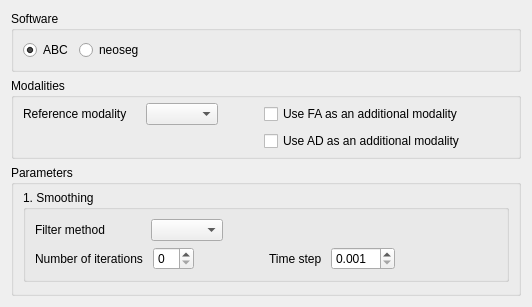
      <widget class="QWidget" name="tabTissueSeg">
       <attribute name="title">
        <string>Tissue Segmentation</string>
       </attribute>
       <layout class="QGridLayout" name="gridLayout_11">
        <item row="0" column="0">
         <widget class="QGroupBox" name="groupBox_11">
          <property name="title">
           <string>Software</string>
          </property>
          <layout class="QHBoxLayout" name="horizontalLayout_22">
           <item>
            <widget class="QRadioButton" name="radioABC">
             <property name="text">
              <string>ABC</string>
             </property>
             <property name="checked">
              <bool>true</bool>
             </property>
            </widget>
           </item>
           <item>
            <widget class="QRadioButton" name="radioNeoseg">
             <property name="text">
              <string>neoseg</string>
             </property>
            </widget>
           </item>
           <item>
            <spacer name="horizontalSpacer_3">
             <property name="orientation">
              <enum>Qt::Horizontal</enum>
             </property>
             <property name="sizeHint" stdset="0">
              <size>
               <width>40</width>
               <height>20</height>
              </size>
             </property>
            </spacer>
           </item>
          </layout>
         </widget>
        </item>
        <item row="1" column="0">
         <widget class="QGroupBox" name="neosegModalities_groupBox">
          <property name="title">
           <string>Modalities</string>
          </property>
          <layout class="QGridLayout" name="gridLayout_8">
           <property name="topMargin">
            <number>5</number>
           </property>
           <property name="bottomMargin">
            <number>5</number>
           </property>
           <item row="1" column="4">
            <widget class="QWidget" name="widget_45" native="true">
             <layout class="QHBoxLayout" name="horizontalLayout_37">
              <property name="margin">
               <number>0</number>
              </property>
              <item>
               <widget class="QCheckBox" name="usingAD_checkBox">
                <property name="text">
                 <string>Use AD as an additional modality </string>
                </property>
                <property name="checked">
                 <bool>false</bool>
                </property>
               </widget>
              </item>
              <item>
               <spacer name="horizontalSpacer_13">
                <property name="orientation">
                 <enum>Qt::Horizontal</enum>
                </property>
                <property name="sizeHint" stdset="0">
                 <size>
                  <width>40</width>
                  <height>20</height>
                 </size>
                </property>
               </spacer>
              </item>
             </layout>
            </widget>
           </item>
           <item row="0" column="4">
            <widget class="QWidget" name="widget_44" native="true">
             <layout class="QHBoxLayout" name="horizontalLayout_36">
              <property name="margin">
               <number>0</number>
              </property>
              <item>
               <widget class="QCheckBox" name="usingFA_checkBox">
                <property name="text">
                 <string>Use FA as an additional modality </string>
                </property>
                <property name="checked">
                 <bool>false</bool>
                </property>
               </widget>
              </item>
              <item>
               <spacer name="horizontalSpacer_24">
                <property name="orientation">
                 <enum>Qt::Horizontal</enum>
                </property>
                <property name="sizeHint" stdset="0">
                 <size>
                  <width>40</width>
                  <height>20</height>
                 </size>
                </property>
               </spacer>
              </item>
             </layout>
            </widget>
           </item>
           <item row="0" column="0">
            <widget class="QWidget" name="widget_18" native="true">
             <layout class="QHBoxLayout" name="horizontalLayout_10">
              <property name="margin">
               <number>0</number>
              </property>
              <item>
               <widget class="QLabel" name="label_36">
                <property name="text">
                 <string>Reference modality    </string>
                </property>
               </widget>
              </item>
              <item>
               <widget class="QComboBox" name="referenceModality_comboBox"/>
              </item>
              <item>
               <spacer name="horizontalSpacer_28">
                <property name="orientation">
                 <enum>Qt::Horizontal</enum>
                </property>
                <property name="sizeHint" stdset="0">
                 <size>
                  <width>40</width>
                  <height>20</height>
                 </size>
                </property>
               </spacer>
              </item>
             </layout>
            </widget>
           </item>
          </layout>
         </widget>
        </item>
        <item row="2" column="0">
         <widget class="QGroupBox" name="neosegParameters_groupBox">
          <property name="title">
           <string>Parameters</string>
          </property>
          <layout class="QVBoxLayout" name="verticalLayout_15">
           <property name="topMargin">
            <number>5</number>
           </property>
           <property name="bottomMargin">
            <number>5</number>
           </property>
           <item>
            <widget class="QGroupBox" name="groupBox_3">
             <property name="title">
              <string>1. Smoothing</string>
             </property>
             <layout class="QGridLayout" name="gridLayout_9">
              <property name="bottomMargin">
               <number>9</number>
              </property>
              <item row="0" column="0">
               <widget class="QWidget" name="widget_12" native="true">
                <layout class="QHBoxLayout" name="horizontalLayout_8">
                 <property name="margin">
                  <number>0</number>
                 </property>
                 <item>
                  <widget class="QLabel" name="label_11">
                   <property name="text">
                    <string>Filter method            </string>
                   </property>
                  </widget>
                 </item>
                 <item alignment="Qt::AlignLeft">
                  <widget class="QComboBox" name="filterMethod_comboBox"/>
                 </item>
                 <item>
                  <spacer name="horizontalSpacer_8">
                   <property name="orientation">
                    <enum>Qt::Horizontal</enum>
                   </property>
                   <property name="sizeHint" stdset="0">
                    <size>
                     <width>40</width>
                     <height>20</height>
                    </size>
                   </property>
                  </spacer>
                 </item>
                </layout>
               </widget>
              </item>
              <item row="1" column="0">
               <widget class="QWidget" name="widget_16" native="true">
                <layout class="QHBoxLayout" name="horizontalLayout_24">
                 <property name="margin">
                  <number>0</number>
                 </property>
                 <item>
                  <widget class="QLabel" name="label_2">
                   <property name="text">
                    <string>Number of iterations </string>
                   </property>
                  </widget>
                 </item>
                 <item alignment="Qt::AlignLeft">
                  <widget class="QSpinBox" name="numberOfIterations_spinBox">
                   <property name="value">
                    <number>0</number>
                   </property>
                  </widget>
                 </item>
                 <item>
                  <spacer name="horizontalSpacer_4">
                   <property name="orientation">
                    <enum>Qt::Horizontal</enum>
                   </property>
                   <property name="sizeHint" stdset="0">
                    <size>
                     <width>40</width>
                     <height>20</height>
                    </size>
                   </property>
                  </spacer>
                 </item>
                </layout>
               </widget>
              </item>
              <item row="1" column="3">
               <widget class="QWidget" name="widget_28" native="true">
                <layout class="QHBoxLayout" name="horizontalLayout_25">
                 <property name="margin">
                  <number>0</number>
                 </property>
                 <item>
                  <widget class="QLabel" name="label_3">
                   <property name="text">
                    <string>Time step </string>
                   </property>
                  </widget>
                 </item>
                 <item>
                  <widget class="QDoubleSpinBox" name="timeStep_spinBox">
                   <property name="decimals">
                    <number>3</number>
                   </property>
                   <property name="minimum">
                    <double>0.001000000000000</double>
                   </property>
                   <property name="value">
                    <double>0.001000000000000</double>
                   </property>
                  </widget>
                 </item>
                 <item>
                  <spacer name="horizontalSpacer_7">
                   <property name="orientation">
                    <enum>Qt::Horizontal</enum>
                   </property>
                   <property name="sizeHint" stdset="0">
                    <size>
                     <width>40</width>
                     <height>20</height>
                    </size>
                   </property>
                  </spacer>
                 </item>
                </layout>
               </widget>
              </item>
             </layout>
            </widget>
           </item>
           <item>
            <widget class="QFrame" name="softwareFrame">
             <property name="frameShape">
              <enum>QFrame::NoFrame</enum>
             </property>
             <property name="frameShadow">
              <enum>QFrame::Plain</enum>
             </property>
             <property name="lineWidth">
              <number>0</number>
             </property>
            </widget>
           </item>
          </layout>
         </widget>
        </item>
       </layout>
      </widget>
